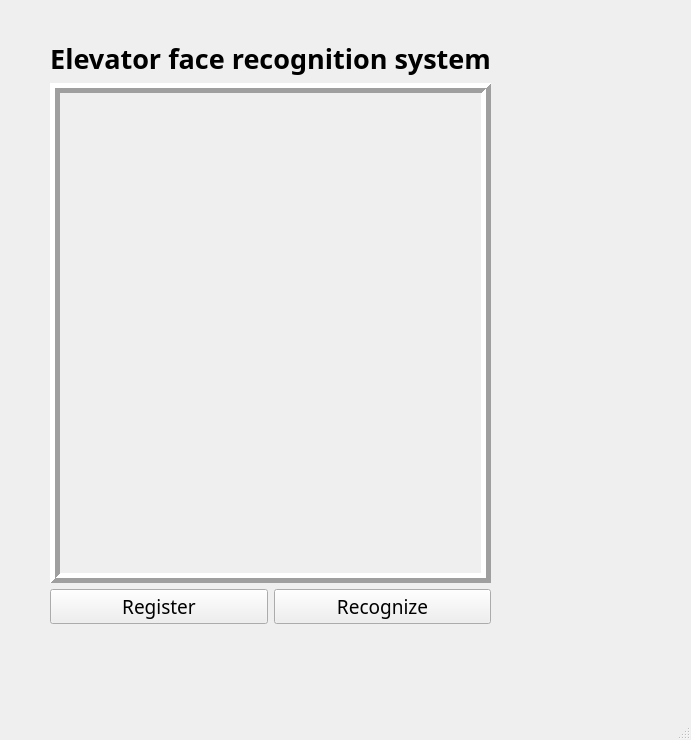
<?xml version="1.0" encoding="UTF-8"?>
<ui version="4.0">
 <class>MainWindow</class>
 <widget class="QMainWindow" name="MainWindow">
  <property name="geometry">
   <rect>
    <x>0</x>
    <y>0</y>
    <width>691</width>
    <height>740</height>
   </rect>
  </property>
  <property name="windowTitle">
   <string>MainWindow</string>
  </property>
  <widget class="QWidget" name="centralwidget">
   <widget class="QWidget" name="verticalLayoutWidget">
    <property name="geometry">
     <rect>
      <x>50</x>
      <y>40</y>
      <width>564</width>
      <height>641</height>
     </rect>
    </property>
    <layout class="QVBoxLayout" name="verticalLayout">
     <property name="sizeConstraint">
      <enum>QLayout::SetFixedSize</enum>
     </property>
     <property name="leftMargin">
      <number>0</number>
     </property>
     <item>
      <widget class="QLabel" name="Title">
       <property name="maximumSize">
        <size>
         <width>16777215</width>
         <height>50</height>
        </size>
       </property>
       <property name="font">
        <font>
         <family>Arial Rounded MT Bold</family>
         <pointsize>20</pointsize>
         <weight>75</weight>
         <bold>true</bold>
        </font>
       </property>
       <property name="layoutDirection">
        <enum>Qt::LeftToRight</enum>
       </property>
       <property name="text">
        <string>Elevator face recognition system</string>
       </property>
       <property name="alignment">
        <set>Qt::AlignCenter</set>
       </property>
      </widget>
     </item>
     <item>
      <widget class="QLabel" name="CameraView">
       <property name="minimumSize">
        <size>
         <width>0</width>
         <height>500</height>
        </size>
       </property>
       <property name="frameShape">
        <enum>QFrame::Box</enum>
       </property>
       <property name="frameShadow">
        <enum>QFrame::Raised</enum>
       </property>
       <property name="lineWidth">
        <number>5</number>
       </property>
       <property name="text">
        <string/>
       </property>
      </widget>
     </item>
     <item>
      <layout class="QHBoxLayout" name="horizontalLayout">
       <property name="sizeConstraint">
        <enum>QLayout::SetMinimumSize</enum>
       </property>
       <item>
        <widget class="QPushButton" name="RegisterButton">
         <property name="maximumSize">
          <size>
           <width>16777215</width>
           <height>40</height>
          </size>
         </property>
         <property name="font">
          <font>
           <family>Bahnschrift</family>
           <pointsize>14</pointsize>
          </font>
         </property>
         <property name="text">
          <string>Register</string>
         </property>
        </widget>
       </item>
       <item>
        <widget class="QPushButton" name="RecognizeButton">
         <property name="maximumSize">
          <size>
           <width>16777215</width>
           <height>40</height>
          </size>
         </property>
         <property name="font">
          <font>
           <family>Bahnschrift</family>
           <pointsize>14</pointsize>
          </font>
         </property>
         <property name="text">
          <string>Recognize</string>
         </property>
        </widget>
       </item>
      </layout>
     </item>
    </layout>
   </widget>
  </widget>
  <widget class="QMenuBar" name="menubar">
   <property name="geometry">
    <rect>
     <x>0</x>
     <y>0</y>
     <width>691</width>
     <height>25</height>
    </rect>
   </property>
  </widget>
  <widget class="QStatusBar" name="statusbar"/>
 </widget>
 <resources/>
 <connections/>
</ui>
